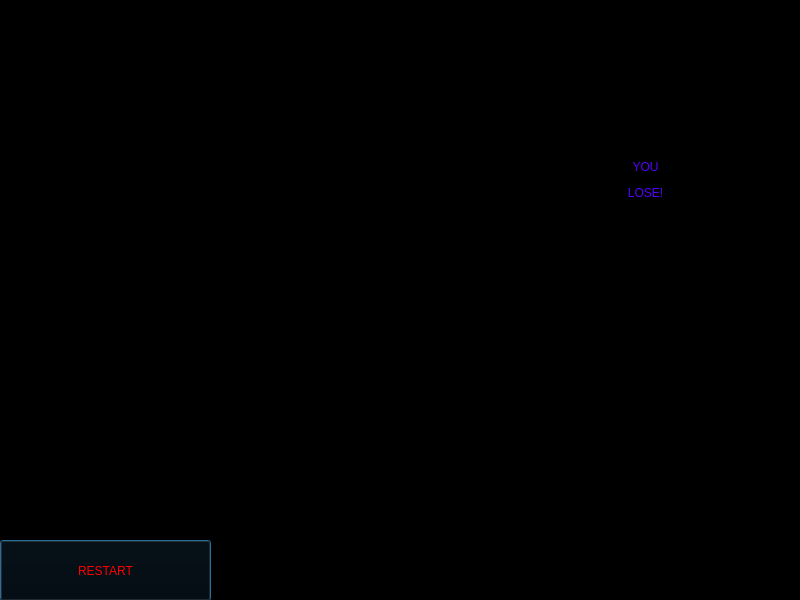
<?xml version="1.0" encoding="UTF-8"?>
<ui version="4.0">
 <class>GameOverView</class>
 <widget class="QDialog" name="GameOverView">
  <property name="geometry">
   <rect>
    <x>0</x>
    <y>0</y>
    <width>800</width>
    <height>600</height>
   </rect>
  </property>
  <property name="minimumSize">
   <size>
    <width>800</width>
    <height>600</height>
   </size>
  </property>
  <property name="maximumSize">
   <size>
    <width>800</width>
    <height>600</height>
   </size>
  </property>
  <property name="windowTitle">
   <string>Dialog</string>
  </property>
  <property name="styleSheet">
   <string notr="true">background-color: black;</string>
  </property>
  <widget class="QLabel" name="label">
   <property name="geometry">
    <rect>
     <x>380</x>
     <y>-50</y>
     <width>531</width>
     <height>461</height>
    </rect>
   </property>
   <property name="layoutDirection">
    <enum>Qt::LeftToRight</enum>
   </property>
   <property name="styleSheet">
    <string notr="true">font: 100pt &quot;Cute Jellyfish&quot;;
color: rgb(85, 0, 255);
background: transparent;</string>
   </property>
   <property name="text">
    <string>&lt;html&gt;&lt;head/&gt;&lt;body&gt;&lt;p align=&quot;center&quot;&gt;YOU&lt;/p&gt;&lt;p align=&quot;center&quot;&gt;LOSE!&lt;/p&gt;&lt;/body&gt;&lt;/html&gt;</string>
   </property>
  </widget>
  <widget class="QPushButton" name="pushButton">
   <property name="geometry">
    <rect>
     <x>0</x>
     <y>540</y>
     <width>211</width>
     <height>61</height>
    </rect>
   </property>
   <property name="styleSheet">
    <string notr="true">font: 36pt &quot;Cute Jellyfish&quot;;
color: rgb(255, 0, 0);
background: transparent;</string>
   </property>
   <property name="text">
    <string>RESTART</string>
   </property>
  </widget>
 </widget>
 <resources/>
 <connections/>
</ui>
